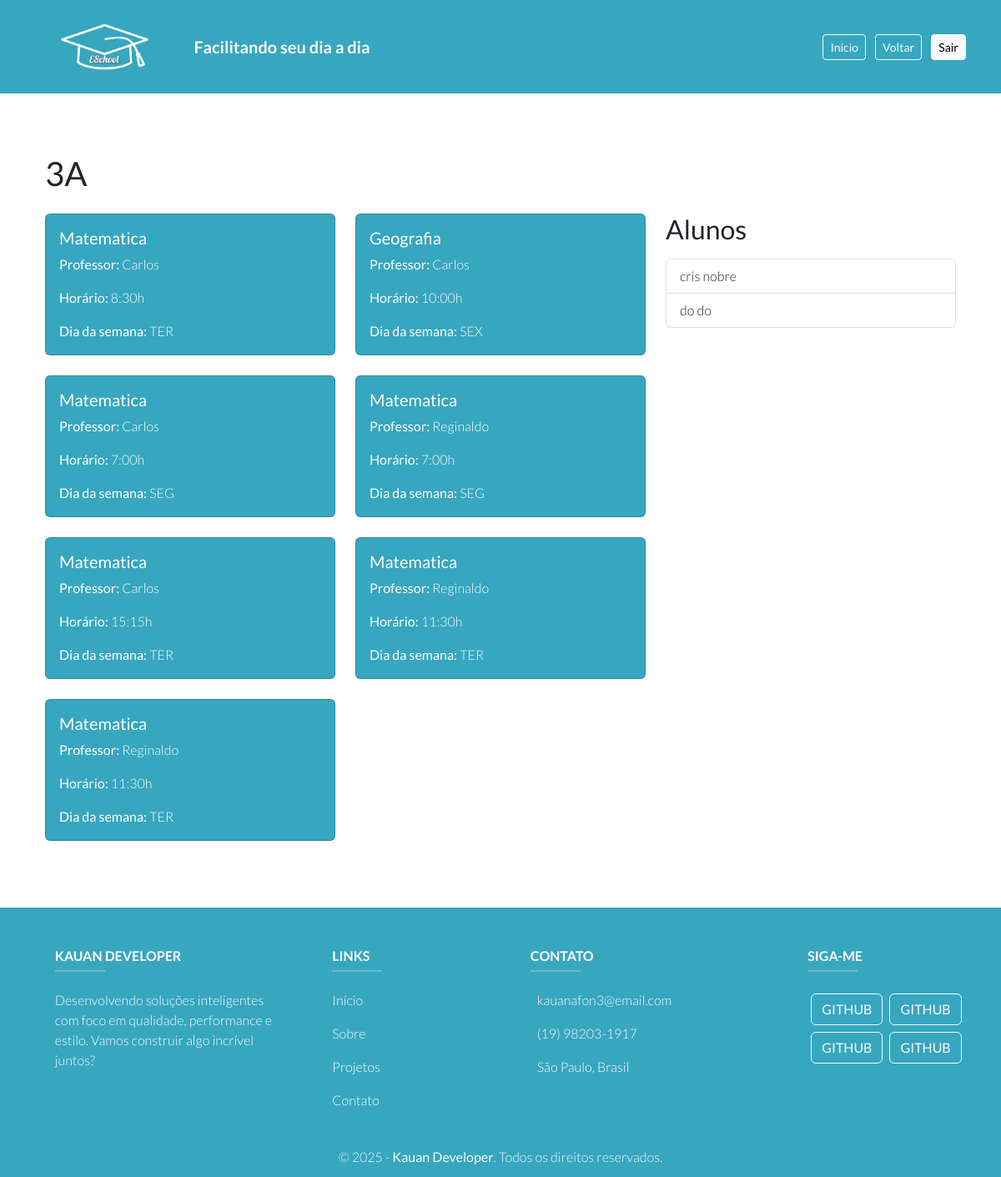
The app's page /turmas/detalhes/1, older data.
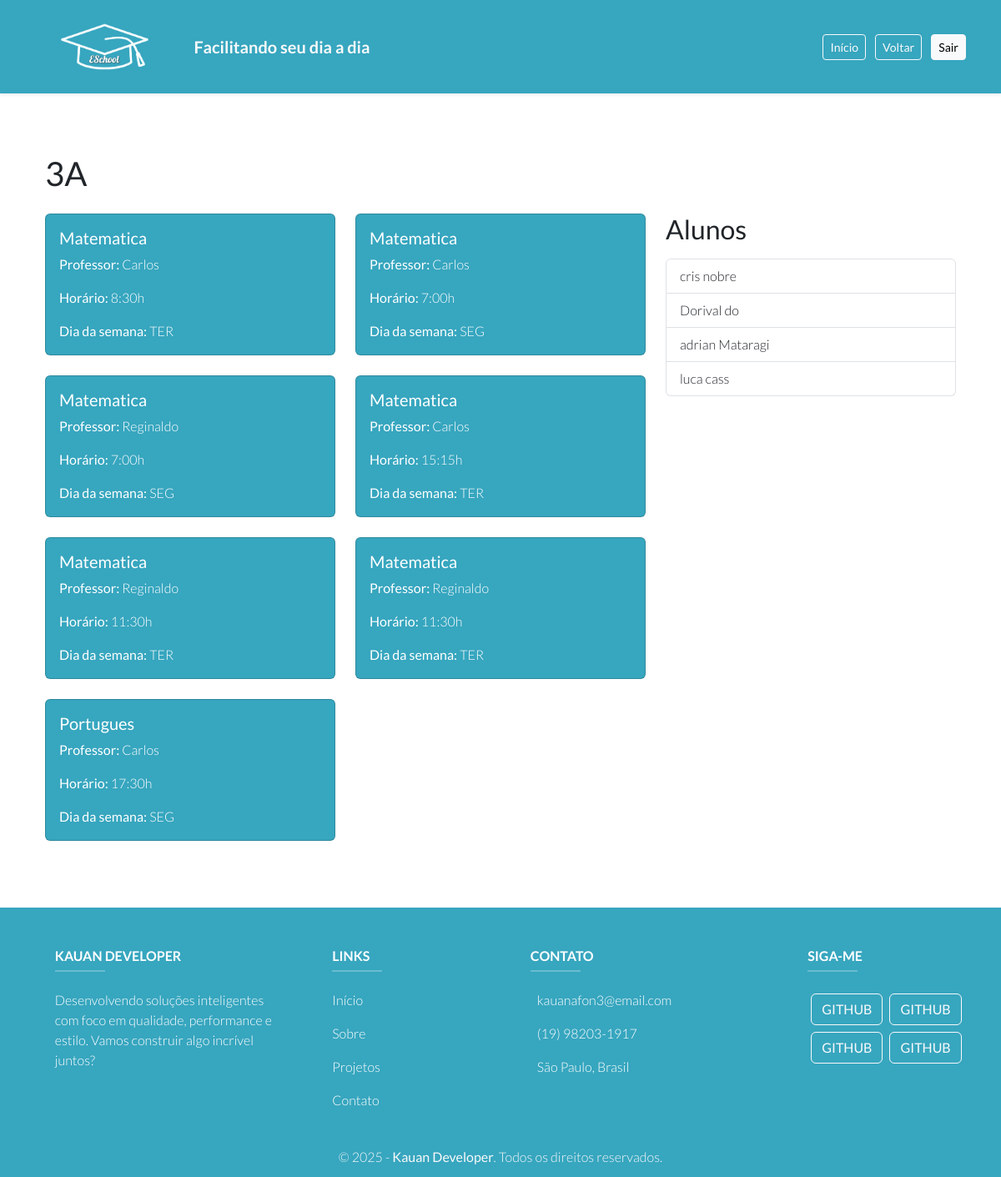
The same page, newer data.
### app/models.py (models this page shows, shortened)
class Turma(models.Model):
    serie_turma = models.CharField(max_length=8, unique=True)

class Professor(models.Model):
    nome = models.CharField(max_length=255)
    def __str__(self):
        return self.nome

class Materia(models.Model):
    materias = [
        ("Matematica", "Matemática"),
        ("Portugues", "Português"),
        ("Historia", "História"),
        ("Geografia", "Geografia"),
        ("Quimica", "Química"),
        ("Fisica", "Física"),
        ("Biologia", "Biologia"),
    ]
    nome_materia = models.CharField(max_length=50,choices=materias)
    def __str__(self):
        return self.nome_materia

class Horario(models.Model):
    horarios = [
        ("7:00h", "7:00h"),
        ("7:45h", "7:45h"),
        ("8:30h", "8:30h"),
        ("9:15h", "9:15h"),
        ("10:00h", "10:00h"),
        ("10:45h", "10:45h"),
        ("11:30h", "11:30h"),
        ("12:15h", "12:15h"),
        ("13:00h", "13:00h"),
        ("13:45h", "13:45h"),
        ("14:30h", "14:30h"),
        ("15:15h", "15:15h"),
        ("16:00h", "16:00h"),
        ("16:45h", "16:45h"),
        ("17:30h", "17:30h"),
    ]
    horario_aula = models.CharField(max_length=50,choices=horarios,unique=True)
    def __str__(self):
        return self.horario_aula

class Dias_semanas_Aulas(models.Model):
    pk_dia_semana = models.ForeignKey(Dias_semanas, on_delete=models.CASCADE)
    def __str__(self):
        return str(self.pk_dia_semana)

class Dias_semanas(models.Model):
    dias = [
        ("SEG", "Segunda-Feira"),
        ("TER", "Terça-Feira"),
        ("QUA", "Quarta-Feira"),
        ("QUI", "Quinta-Feira"),
        ("SEX", "Sexta-Feira"),
    ]
    dia = models.CharField(max_length=55,choices=dias, unique=True)
    def __str__(self):
        return self.dia

class Aluno(AbstractUser):
    ra = models.CharField(max_length=10, unique=True, null=True, blank=True)
    data_nascimento = models.DateField(null=True, blank=True)
    foto_perfil = models.ImageField(upload_to='fotos_perfil/', null=True, blank=True)
    pk_turma = models.ForeignKey(Turma, on_delete=models.SET_NULL, null=True, blank=True) #para não der erro na hr de criar o super user use null e blank

### app/views.py (the view)
# urls.py: path("turmas/detalhes/<int:pk>", views.visualizar_sala , name='detalhes_turmas'),
def visualizar_sala(request, pk):
    try:
        turma = get_object_or_404(Turma, pk=pk) #Pegando o id da turma
        aulas = Aulas.objects.filter(pk_turma = turma) #Mesclando as tabelas relacionadas a aulas pela FK da turma
        aulas_info = []
        alunos = Aluno.objects.filter(pk_turma = pk)
        for aula in aulas:
            aulas_info.append({
                'pk':aula.pk,
                'professor': aula.pk_professor,
                'materia': aula.pk_materia,
                'horario': aula.pk_horario,
                'turma': aula.pk_turma,
                'dia_semana': aula.pk_dias_semana
            })#retoronado os dados
        return render(request, "detalhes.html", {"turma": turma, "aulas": aulas_info, "alunos":alunos})
    except Exception as e:
        print(f"Error: {e}")
        return HttpResponseNotFound("Ocorreu um erro ao tentar carregar a turma e os professores.") #mensagem de erro caso for nescessario

### app/Templates/detalhes.html (shortened to what this page needs)
{% extends "base.html" %}
{% block content %}
<div class="container mt-4">
    <div class="d-flex justify-content-between align-items-center mb-4">
        <h1 class="mb-0">{{ turma.serie_turma }}</h1>
    </div>
    <div class="row">
        <div class="col-md-8">
            <div class="row">
                {% if aulas %}
                    {% for i in aulas %}
                        <div class="col-md-6 mb-4">
                            <div class="card h-100" style='background-color: #0590afcc; color:white;'>
                                <div class="card-body">
                                    <h5 class="card-title">{{ i.materia }}</h5>
                                    <p class="card-text"><strong>Professor:</strong> {{ i.professor }}</p>
                                    <p class="card-text"><strong>Horário:</strong> {{ i.horario }}</p>
                                    <p class="card-text"><strong>Dia da semana:</strong> {{ i.dia_semana }}</p>
                                </div>
                            </div>
                        </div>
                    {% endfor %}
                {% else %}
                    <p class="text-muted">Nenhuma aula cadastrada para essa turma.</p>
                {% endif %}
            </div>
        </div>
        <div class="col-md-4">
            <div class="d-flex justify-content-between align-items-center mb-3">
                <h2 class="mb-0">Alunos</h2>
            </div>
            <ul class="list-group">
                {% if alunos %}
                    {% for i in alunos %}
                        <li class="list-group-item d-flex justify-content-between align-items-center">
                            {{ i.first_name }} {{ i.last_name }}
                        </li>
                    {% endfor %}
                {% else %}
                    <li class="list-group-item text-muted">Nenhum aluno cadastrado.</li>
                {% endif %}
            </ul>
        </div>
    </div>
</div>
{% endblock %}

### app/Templates/base.html (shortened to what this page needs)
{% load static %}
<!DOCTYPE html>
<html lang="pt-br">
<head>
    <link href="https://cdn.jsdelivr.net/npm/bootstrap@5.3.3/dist/css/bootstrap.min.css" rel="stylesheet">
    <link rel="stylesheet" href="{% static 'style.css' %}">
</head>
<body>
    <header class="py-3 shadow-sm">
        <div class="container d-flex flex-wrap justify-content-between align-items-center">
            <a href="/" class="d-flex align-items-center text-decoration-none">
                <img src="{% static 'logo.png' %}" alt="Logo do site" class="me-3" style="height: 80px;">
                <span class="text-light fw-bold h5 mb-0 d-none d-sm-inline">Facilitando seu dia a dia</span>
            </a>
            <nav class="mt-3 mt-md-0">
                <a href="/" class="btn btn-outline-light btn-sm me-2">Início</a>
                <a href="/turmas/" class="btn btn-outline-light btn-sm me-2">Voltar</a>
                <a href="/logout/" class="btn btn-light btn-sm">Sair</a>
            </nav>
        </div>
    </header>
    <main class="container mb-5 pt-5 pb-2">
        {% block content %}
        {% endblock %}
    </main>
    <footer class=" text-white pt-5 pb-2">
        <div class="container text-center text-md-start">
            <div class="row">
                <div class="col-md-3 col-lg-4 col-xl-3 mx-auto mb-4">
                    <h6 class="text-uppercase fw-bold">Kauan Developer</h6>
                    <hr class="mb-3 mt-0 d-inline-block mx-auto" style="width: 60px; background-color: #ffffff; height: 2px" />
                    <p>
                        Desenvolvendo soluções inteligentes com foco em qualidade, performance e estilo. Vamos construir algo incrível juntos?
                    </p>
                </div>
                <div class="col-md-2 col-lg-2 col-xl-2 mx-auto mb-4">
                    <h6 class="text-uppercase fw-bold">Links</h6>
                    <hr class="mb-3 mt-0 d-inline-block mx-auto" style="width: 60px; background-color: #ffffff; height: 2px" />
                    <p><a href="#" class="text-white text-decoration-none">Início</a></p>
                    <p><a href="#" class="text-white text-decoration-none">Sobre</a></p>
                    <p><a href="#" class="text-white text-decoration-none">Projetos</a></p>
                    <p><a href="#" class="text-white text-decoration-none">Contato</a></p>
                </div>
                <div class="col-md-4 col-lg-3 col-xl-3 mx-auto mb-4">
                    <h6 class="text-uppercase fw-bold">Contato</h6>
                    <hr class="mb-3 mt-0 d-inline-block mx-auto" style="width: 60px; background-color: #ffffff; height: 2px" />
                    <p> kauanafon3@email.com</p>
                    <p> (19) 98203-1917</p>
                    <p> São Paulo, Brasil</p>
                </div>
                <div class="col-md-3 col-lg-3 col-xl-2 mx-auto mb-2">
                    <h6 class="text-uppercase fw-bold">Siga-me</h6>
                    <hr class="mb-3 mt-0 d-inline-block mx-auto" style="width: 60px; background-color: #ffffff; height: 2px" />
                    <div id='links'>
                        <a href="#" class="btn btn-outline-light btn-floating m-1" role="button">GITHUB</a>
                        <a href="#" class="btn btn-outline-light btn-floating m-1" role="button">GITHUB</a>
                        <a href="#" class="btn btn-outline-light btn-floating m-1" role="button">GITHUB</a>
                        <a href="#" class="btn btn-outline-light btn-floating m-1" role="button">GITHUB</a>
                    </div>
                </div>
            </div>
        </div>
        <div class="text-center p-1  text-light">
            &copy; 2025 - <strong>Kauan Developer</strong>. Todos os direitos reservados.
        </div>
    </footer>
</body>
</html>

### app/static/style.css (style rules this page uses)
* { font-family: "Lato", sans-serif; font-weight: 300; font-style: normal; }
html, body { height: 100%; }
body { display: flex; flex-direction: column; }
main { flex: 1; }
header, footer { background-color: #0590afcc; }
header img { max-width: 20rem; }
#links { display: flex !important; flex-wrap: wrap ; width: 14rem; }

Row changes from the older to the newer data that the page shows:
computed for Professor "Carlos": materia "Geografia" → "Matematica"; horario "10:00h" → "7:00h"; dia_semana "SEX" → "SEG"; horario "7:00h" → "15:15h"; dia_semana "SEG" → "TER"; materia "Matematica" → "Portugues"; horario "15:15h" → "17:30h"; dia_semana "TER" → "SEG"
changed Aluno "do": first_name "do" → "Dorival"
added Aluno: first_name "adrian", last_name "Mataragi"
added Aluno: first_name "luca", last_name "cass"
